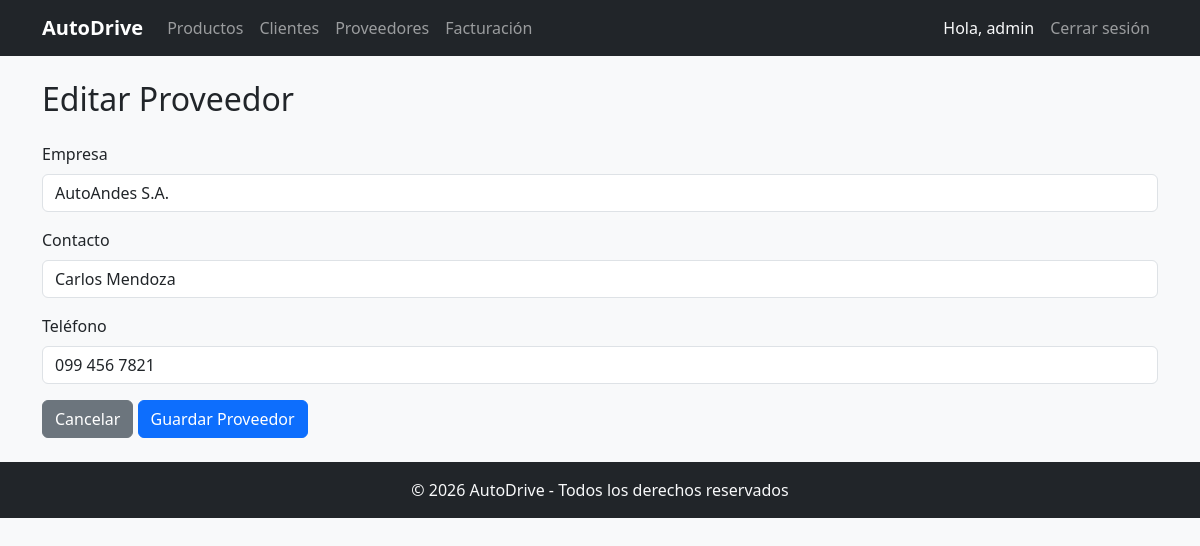
The page /proveedores/editar/1 (signed in) on the database its author committed.
### tables this page shows
CREATE TABLE usuarios (
            id INTEGER PRIMARY KEY AUTOINCREMENT,
            usuario TEXT UNIQUE NOT NULL,
            password TEXT NOT NULL
        );

CREATE TABLE proveedores (
            id INTEGER PRIMARY KEY AUTOINCREMENT,
            nombre_empresa TEXT NOT NULL,
            contacto TEXT NOT NULL,
            telefono TEXT NOT NULL
        );

### app.py (the view)
@app.route('/proveedores/editar/<int:id>', methods=['GET', 'POST'])
@login_required
def editar_proveedor(id):
    conn = get_connection()
    cursor = conn.cursor()
    cursor.execute('SELECT * FROM proveedores WHERE id = ?', (id,))
    proveedor = cursor.fetchone()
    conn.close()
    if not proveedor:
        flash('Proveedor no encontrado.', 'danger')
        return redirect(url_for('proveedores'))
    form = ProveedorForm()
    if form.validate_on_submit():
        conn = get_connection()
        cursor = conn.cursor()
        cursor.execute(
            'UPDATE proveedores SET nombre_empresa=?, contacto=?, telefono=? WHERE id=?',
            (form.nombre_empresa.data, form.contacto.data, form.telefono.data, id)
        )
        conn.commit()
        conn.close()
        return redirect(url_for('proveedores'))
    elif request.method == 'GET':
        form.nombre_empresa.data = proveedor[1]
        form.contacto.data = proveedor[2]
        form.telefono.data = proveedor[3]
    return render_template('formulario_proveedor.html', form=form, modo='editar', item_id=id)

### forms/proveedor_form.py
class ProveedorForm(FlaskForm):
    nombre_empresa = StringField('Empresa', validators=[DataRequired(), Length(max=80)])
    contacto = StringField('Contacto', validators=[DataRequired(), Length(max=80)])
    telefono = StringField('Teléfono', validators=[DataRequired(), Length(max=15)])
    submit = SubmitField('Guardar Proveedor')

### app.py (called while the page is built)
def get_connection():
    conn = sqlite3.connect(DB_PATH)
    conn.execute('PRAGMA foreign_keys = ON')
    return conn

@login_manager.user_loader
def load_user(user_id):
    conn = get_connection()
    cursor = conn.cursor()
    cursor.execute('SELECT id, usuario FROM usuarios WHERE id = ?', (user_id,))
    row = cursor.fetchone()
    conn.close()
    if row:
        return Usuario(row[0], row[1])
    return None

### templates/formulario_proveedor.html (shortened to what this page needs)
{% extends 'base.html' %}
{% block content %}
<h2 class="mb-4">{% if modo == 'editar' %}Editar Proveedor{% else %}Registrar Proveedor{% endif %}</h2>
<form method="POST" novalidate>
    <div class="mb-3">
        {{ form.nombre_empresa.label(class="form-label") }}
        {{ form.nombre_empresa(class="form-control") }}
    </div>
    <div class="mb-3">
        {{ form.contacto.label(class="form-label") }}
        {{ form.contacto(class="form-control") }}
    </div>
    <div class="mb-3">
        {{ form.telefono.label(class="form-label") }}
        {{ form.telefono(class="form-control") }}
    </div>
    <a href="{{ url_for('proveedores') }}" class="btn btn-secondary">Cancelar</a>
    {{ form.submit(class="btn btn-primary") }}
</form>
{% endblock %}

### templates/components/navbar.html (shortened to what this page needs)
<nav class="navbar navbar-expand-lg navbar-dark bg-dark">
  <div class="container">
    <a class="navbar-brand" href="{{ url_for('index') }}">AutoDrive</a>
    <div class="collapse navbar-collapse" id="navMenu">
      {% if current_user.is_authenticated %}
      <ul class="navbar-nav me-auto">
        <li class="nav-item"><a class="nav-link" href="{{ url_for('productos') }}">Productos</a></li>
        <li class="nav-item"><a class="nav-link" href="{{ url_for('clientes') }}">Clientes</a></li>
        <li class="nav-item"><a class="nav-link" href="{{ url_for('proveedores') }}">Proveedores</a></li>
        <li class="nav-item"><a class="nav-link" href="{{ url_for('facturacion') }}">Facturación</a></li>
      </ul>
      <ul class="navbar-nav">
        <li class="nav-item">
          <span class="nav-link text-light">Hola, {{ current_user.usuario }}</span>
        </li>
        <li class="nav-item">
          <a class="nav-link" href="{{ url_for('logout') }}">Cerrar sesión</a>
        </li>
      </ul>
      {% else %}
      <ul class="navbar-nav ms-auto">
        <li class="nav-item"><a class="nav-link" href="{{ url_for('login') }}">Iniciar sesión</a></li>
      </ul>
      {% endif %}
    </div>
  </div>
</nav>

### static/css/style.css (style rules this page uses)
body { background-color: #f8f9fa; }
.navbar-brand { font-weight: bold; }

### rows shown on the page
usuarios: usuario "admin"
proveedores: nombre_empresa "AutoAndes S.A.", contacto "Carlos Mendoza", telefono "099 456 7821"
